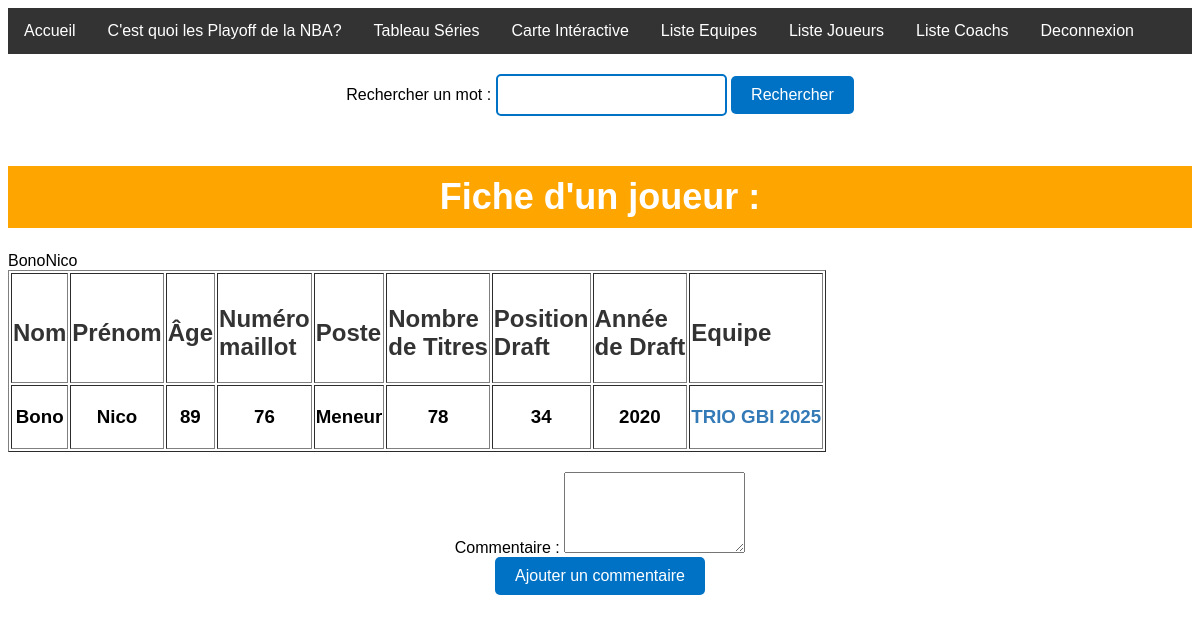
/joueur.php?nomJoueur=Bono&prenomJoueur=Nico&idJoueur=2 (signed in), run on the app's committed database.
### tables this page shows
CREATE TABLE `joueur` (
  `idJoueur` int(255) NOT NULL,
  `nomJoueur` varchar(30) NOT NULL,
  `prenomJoueur` varchar(30) NOT NULL,
  `age` int(99) NOT NULL,
  `nMaillot` int(99) NOT NULL,
  `Poste` varchar(20) NOT NULL,
  `nTitres` int(99) NOT NULL,
  `PosDraft` int(99) NOT NULL,
  `AnDraft` year(4) NOT NULL,
  `nomEquipe` varchar(50) NOT NULL
);

### joueur.php (the view, shortened to what this page needs)
<?php
include("ConnexionBDD.php");
?>
<!DOCTYPE HTML>
<html>
<head>
<link rel="stylesheet" href="joueurs.css">
</head>
<body>
<?php
include("barre_menu.php");
?>
    <form method="GET" action="recherche.php">
     Rechercher un mot : <input type="text" name="query">
     <input type="SUBMIT" value="Rechercher">
     </form>
    <h1> <center>Fiche d'un joueur : </center></h1>
    <?php
  $nomJoueur = $_GET['nomJoueur'];
echo $nomJoueur;
$prenomJoueur = $_GET['prenomJoueur'];
echo $prenomJoueur;
    $requete="SELECT * FROM `joueur` where nomJoueur like '$nomJoueur' and prenomJoueur like '$prenomJoueur';";
    ?>
    <table border>
<td class="tabAffichage"><h2>Nom</h2></td>
<td class="tabAffichage"><h2>Prénom</h2></td>
<td class="tabAffichage"><h2>Âge</h2></td>
<td class="tabAffichage"><h2>Numéro <br> maillot</h2></td>
<td class="tabAffichage"><h2>Poste</h2></td>
<td class="tabAffichage"><h2>Nombre <br> de Titres</h2></td>
<td class="tabAffichage"><h2>Position <br> Draft</h2></td>
<td class="tabAffichage"><h2>Année <br> de Draft</h2></td>
<td class="tabAffichage"><h2>Equipe</h2></td>
    <?php
foreach ($connexion->query($requete) as $colonne) {
        echo "<tr>";
        echo "<td><h3><center>".$colonne['nomJoueur']."</h3></td>";
        echo "<td><h3><center>".$colonne['prenomJoueur']."</h3></td>";
        echo "<td><h3><center>".$colonne['age']."</h3></td>";
        echo "<td><h3><center>".$colonne['nMaillot']."</h3></td>";
        echo "<td><h3><center>".$colonne['Poste']."</h3></td>";
        echo "<td><h3><center>".$colonne['nTitres']."</h3></td>";
        echo "<td><h3><center>".$colonne['PosDraft']."</h3></td>";
        echo "<td><h3><center>".$colonne['AnDraft']."</h3></td>";
        $nomEquipe = $colonne['nomEquipe'];
        echo "<td><h3><center><a href='equipe.php?nomEquipe=$nomEquipe'>".$colonne['nomEquipe']."</a></h3></td>";}
    echo "</table>";
  ?>
 <form method="POST">
  <label for="commentaire">Commentaire :</label>
  <textarea name="comment_post" rows="5" required></textarea><br>
<input type="submit" value="Ajouter un commentaire">
</form>
</body>
</html>

### joueurs.css (style rules this page uses)
body { background-image: url('images/oiseauFond.jpg'); font-family: Arial, sans-serif; }
h1 { color: #333; text-align: center; font-size: 36px; margin-top: 50px; }
h2 { color: #333; font-size: 24px; margin-top: 30px; margin-bottom: 20px; }
form { text-align: center; margin-top: 20px; margin-bottom: 20px; }
a { color: #337ab7; text-decoration: none; }
h1 { background-color: #FFA500; padding: 10px; color: white; text-align: center; }
form { margin-top: 20px; margin-bottom: 20px; text-align: center; }
input[type="text"] { padding: 10px; font-size: 16px; border: 2px solid #0072C6; border-radius: 5px; }
input[type="submit"] { padding: 10px 20px; background-color: #0072C6; color: white; font-size: 16px; border: none; border-radius: 5px; cursor: pointer; }

### data on the page
joueur: nomJoueur "Bono", prenomJoueur "Nico", age "89", nMaillot "76", Poste "Meneur", nTitres "78", PosDraft "34", AnDraft "2020", nomEquipe "TRIO GBI 2025"

### other printed values
$nomJoueur "Bono"
$prenomJoueur "Nico"
